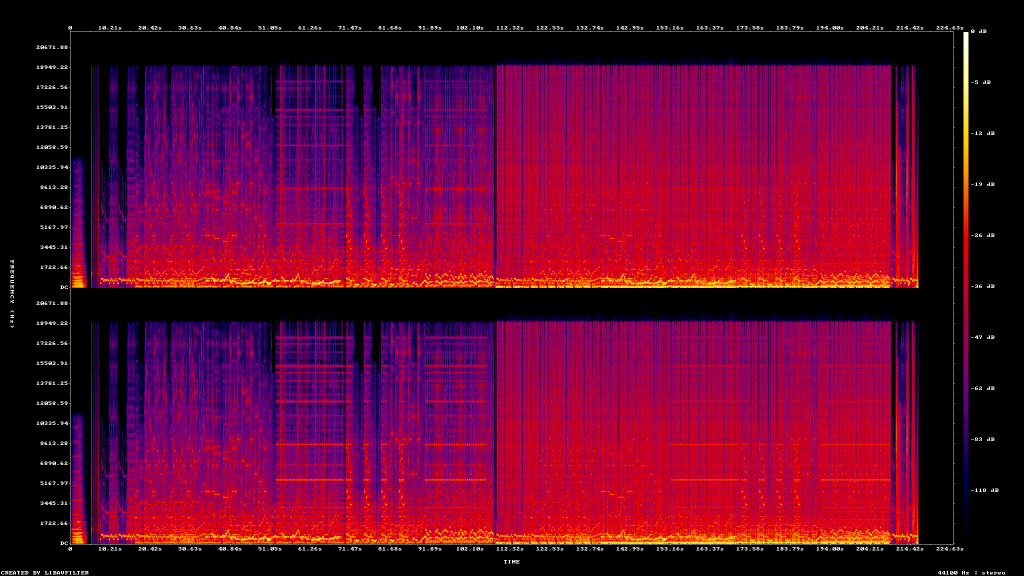
#> input picture Images/spectrogram-q.png, 2048 x 1152 px (shown at 1/2 size)
$ python Compare_Images_CIEDE2000_SSIM.py Images/spectrogram-q.png Images/spectrogram-q.png
#> lines starting #> are read from the running program, lines starting #| are printed output that depends on the picture
#> in main, img1 is the input picture: shape (1152, 2048, 3); mean R, G, B 94.5, 5.5, 45.1
# Name                : Compare_Images_CIEDE2000_SSIM.py
# CreationTime        : 2026.03.13 14:39:07
# LastWriteTime       : 2026.03.14 18:50:02


"""

Requirements
------------

Python: 3.8+

Dependencies (pip install):

    numpy >= 1.20
    scikit-image >= 0.18
    matplotlib >= 3.5
    PyQt5 >= 5.12

Optional (for image formats other than PNG/JPG):
    Pillow >= 8.0

"""


import matplotlib
matplotlib.use("Qt5Agg")

import numpy as np
from skimage import io, color
from skimage.metrics import structural_similarity
import matplotlib.pyplot as plt
import argparse
from matplotlib import rcParams


# ------------------------------------------------------------
# CIE ΔE 2000 模式
# ------------------------------------------------------------

def run_CIEDE2000(img1, img2):

    lab1 = color.rgb2lab(img1)
#> lab1: shape (1152, 2048, 3) float64; mean of channels 0, 1, 2 21.2, 35.3, 2.5
    lab2 = color.rgb2lab(img2)

    delta = color.deltaE_ciede2000(lab1, lab2)
#> delta: shape (1152, 2048) float64; every value is 0

    flat = delta.flatten()

    mean_val = np.mean(flat)
#> mean_val = 0
    min_val = np.min(flat[flat >= 0])
#> min_val = 0
    max_val = np.max(flat)
#> max_val = 0

    pct_lt1 = np.mean(flat < 1) * 100
#> pct_lt1 = 100
    pct_lt2 = np.mean(flat < 2) * 100
#> pct_lt2 = 100
    pct_lt3 = np.mean(flat < 3) * 100
#> pct_lt3 = 100

    p95 = np.percentile(flat, 95)
#> p95 = 0
    p99 = np.percentile(flat, 99)
#> p99 = 0

    n = len(flat)
#> n = 2359296

    k5 = int(n * 0.05)
#> k5 = 117964
    k1 = int(n * 0.01)
#> k1 = 23592

    top5 = np.partition(flat, -k5)[-k5:]
    top1 = np.partition(flat, -k1)[-k1:]

    top5_mean = top5.mean()
#> top5_mean = 0
    top1_mean = top1.mean()
#> top1_mean = 0


    print("CIE ΔE 2000 Statistics")
    print("----------------------------")
    print(f"Mean ΔE       : {mean_val:.4f}")
#| Mean ΔE       : 0.0000
    print(f"Min  ΔE       : {min_val:.4f}")
#| Min  ΔE       : 0.0000
    print(f"Max  ΔE       : {max_val:.4f}")
#| Max  ΔE       : 0.0000
    print(f"ΔE < 1        : {pct_lt1:.2f}%")
#| ΔE < 1        : 100.00%
    print(f"ΔE < 2        : {pct_lt2:.2f}%")
#| ΔE < 2        : 100.00%
    print(f"ΔE < 3        : {pct_lt3:.2f}%")
#| ΔE < 3        : 100.00%
    print(f"95th Percent  : {p95:.4f}")
#| 95th Percent  : 0.0000
    print(f"99th Percent  : {p99:.4f}")
#| 99th Percent  : 0.0000
    print(f"Top 5% mean   : {top5_mean:.4f}")
#| Top 5% mean   : 0.0000
    print(f"Top 1% mean   : {top1_mean:.4f}")
#| Top 1% mean   : 0.0000

    stats_text = (
        f"Mean ΔE       : {mean_val:.4f}\n"
        f"Min  ΔE       : {min_val:.4f}\n"
        f"Max  ΔE       : {max_val:.4f}\n"
        f"ΔE < 1        : {pct_lt1:.2f}%\n"
        f"ΔE < 2        : {pct_lt2:.2f}%\n"
        f"ΔE < 3        : {pct_lt3:.2f}%\n"
        f"95th Percent  : {p95:.4f}\n"
        f"99th Percent  : {p99:.4f}\n"
        f"Top 5% mean   : {top5_mean:.4f}\n"
        f"Top 1% mean   : {top1_mean:.4f}"
    )


    CL = plt.get_cmap("gray_r").copy()
    CL.set_over("red")

    im = plt.imshow(delta, cmap=CL, vmin=0, vmax=p99)

    cbar = plt.colorbar(im, fraction=0.04, pad=0.04, extend="max")
    cbar.set_label("CIE ΔE 2000", rotation=270, labelpad=15)

    return stats_text


# ------------------------------------------------------------
# SSIM 模式
# ------------------------------------------------------------

# [72 lines left out: function run_SSIM, not called in this run]


# ------------------------------------------------------------
# 主程序
# ------------------------------------------------------------

def main(img_path1, img_path2, method):

    img1 = io.imread(img_path1)
    img2 = io.imread(img_path2)

    if img1.shape != img2.shape:
        raise ValueError("Images must have identical dimensions.")

    rcParams["font.family"] = "Consolas"

    fig = plt.figure()

    fig.canvas.manager.set_window_title(
        f"{method}    {img_path1}    {img_path2}"
    )


    if method == "CIEDE2000":
        stats_text = run_CIEDE2000(img1, img2)

    elif method == "SSIM":
        stats_text = run_SSIM(img1, img2)

    else:
        raise ValueError("Unknown method")


    fig.text(
        0.01,
        0.99,
        stats_text,
        fontsize=14,
        verticalalignment="top",
        horizontalalignment="left",
        bbox=dict(
            facecolor="white",
            alpha=0.8,
            edgecolor="gray"
        )
    )


    plt.tight_layout()

    figManager = fig.canvas.manager
    figManager.window.showMaximized()

    plt.show()
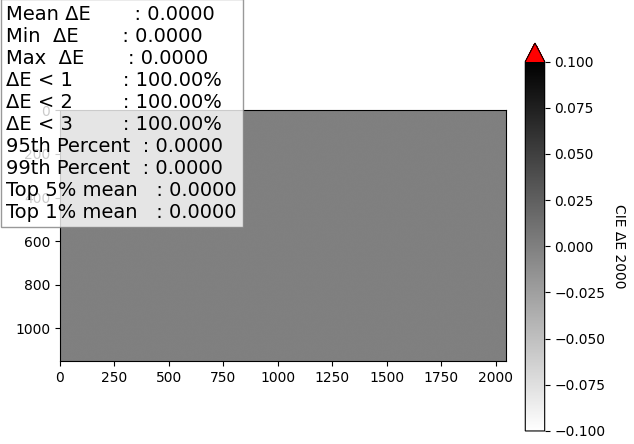
#> figure drawn by matplotlib, 2 panels


# ------------------------------------------------------------
# 命令行入口
# ------------------------------------------------------------

if __name__ == "__main__":

    parser = argparse.ArgumentParser(
        description="Compare two images"
    )

    parser.add_argument("image1")
    parser.add_argument("image2")

    parser.add_argument(
        "--method",
        choices=["CIEDE2000", "SSIM"],
        default="CIEDE2000"
    )

    args = parser.parse_args()

    main(args.image1, args.image2, args.method)
